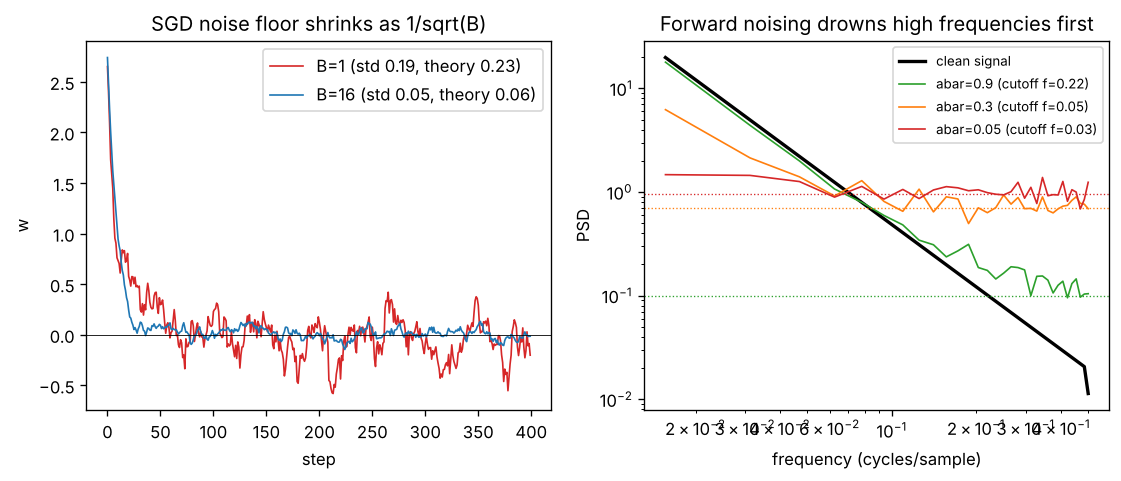

Source code (Python):
"""
Day 133 - Consolidation: the noise-as-a-resource thread.

Left : SGD on f(w) = 0.5*h*w^2 with gradient noise of variance s^2/B (minibatch size B).
       The stationary std of w is sqrt(lr*s^2 / (B*h*(2 - lr*h))), so bigger B means a quieter iterate.
Right: forward diffusion on a 1/f-spectrum signal. x_t = sqrt(abar)*x0 + sqrt(1-abar)*eps.
       Signal power falls with frequency, noise power is flat, so high frequencies drown first.
All data synthetic, seed 42, N = 64 samples per signal, 40 signals averaged for the PSD.
"""
import numpy as np
import matplotlib.pyplot as plt

np.random.seed(42)

# ---- left: SGD noise vs batch size ----
h, s, lr, steps, burn = 1.0, 1.0, 0.1, 400, 100
fig, (ax1, ax2) = plt.subplots(1, 2, figsize=(11, 4))
for B, c in [(1, "tab:red"), (16, "tab:blue")]:
    w, traj = 3.0, []
    for _ in range(steps):
        g = h * w + s / np.sqrt(B) * np.random.randn()   # true gradient + minibatch noise
        w -= lr * g
        traj.append(w)
    traj = np.array(traj)
    emp = traj[burn:].std()
    pred = np.sqrt(lr * s**2 / (B * h * (2 - lr * h)))
    print(f"B={B:2d}: empirical std {emp:.3f}, predicted {pred:.3f}")
    ax1.plot(traj, c=c, lw=1, label=f"B={B} (std {emp:.2f}, theory {pred:.2f})")
ax1.axhline(0, c="k", lw=0.5)
ax1.set_xlabel("step")
ax1.set_ylabel("w")
ax1.set_title("SGD noise floor shrinks as 1/sqrt(B)")
ax1.legend()

# ---- right: forward diffusion and the spectrum ----
N, R = 64, 40
f = np.fft.rfftfreq(N)[1:]                               # skip DC
x0 = np.zeros((R, N))
for r in range(R):
    amp = np.zeros(N // 2 + 1, dtype=complex)
    ph = np.exp(2j * np.pi * np.random.rand(N // 2))
    amp[1:] = (1.0 / f) * ph                             # amplitude ~ 1/f  ->  power ~ 1/f^2
    x0[r] = np.fft.irfft(amp, n=N)
x0 /= x0.std()                                           # unit variance signal
psd = lambda x: (np.abs(np.fft.rfft(x, axis=1))**2).mean(0)[1:] / N
P0 = psd(x0)
ax2.loglog(f, P0, c="k", lw=2, label="clean signal")
for abar, c in [(0.9, "tab:green"), (0.3, "tab:orange"), (0.05, "tab:red")]:
    xt = np.sqrt(abar) * x0 + np.sqrt(1 - abar) * np.random.randn(R, N)
    Pt = psd(xt)
    noise_floor = 1 - abar                               # flat white-noise PSD of the added noise
    sig = abar * P0
    cross = f[np.argmax(sig < noise_floor)] if (sig < noise_floor).any() else np.nan
    print(f"abar={abar}: signal falls below noise at f = {cross:.3f} cycles/sample")
    ax2.loglog(f, Pt, c=c, lw=1, label=f"abar={abar} (cutoff f={cross:.2f})")
    ax2.axhline(noise_floor, c=c, ls=":", lw=0.8)
ax2.set_xlabel("frequency (cycles/sample)")
ax2.set_ylabel("PSD")
ax2.set_title("Forward noising drowns high frequencies first")
ax2.legend(fontsize=8)
plt.savefig("graph_DAY_133.png", dpi=120, bbox_inches="tight")
